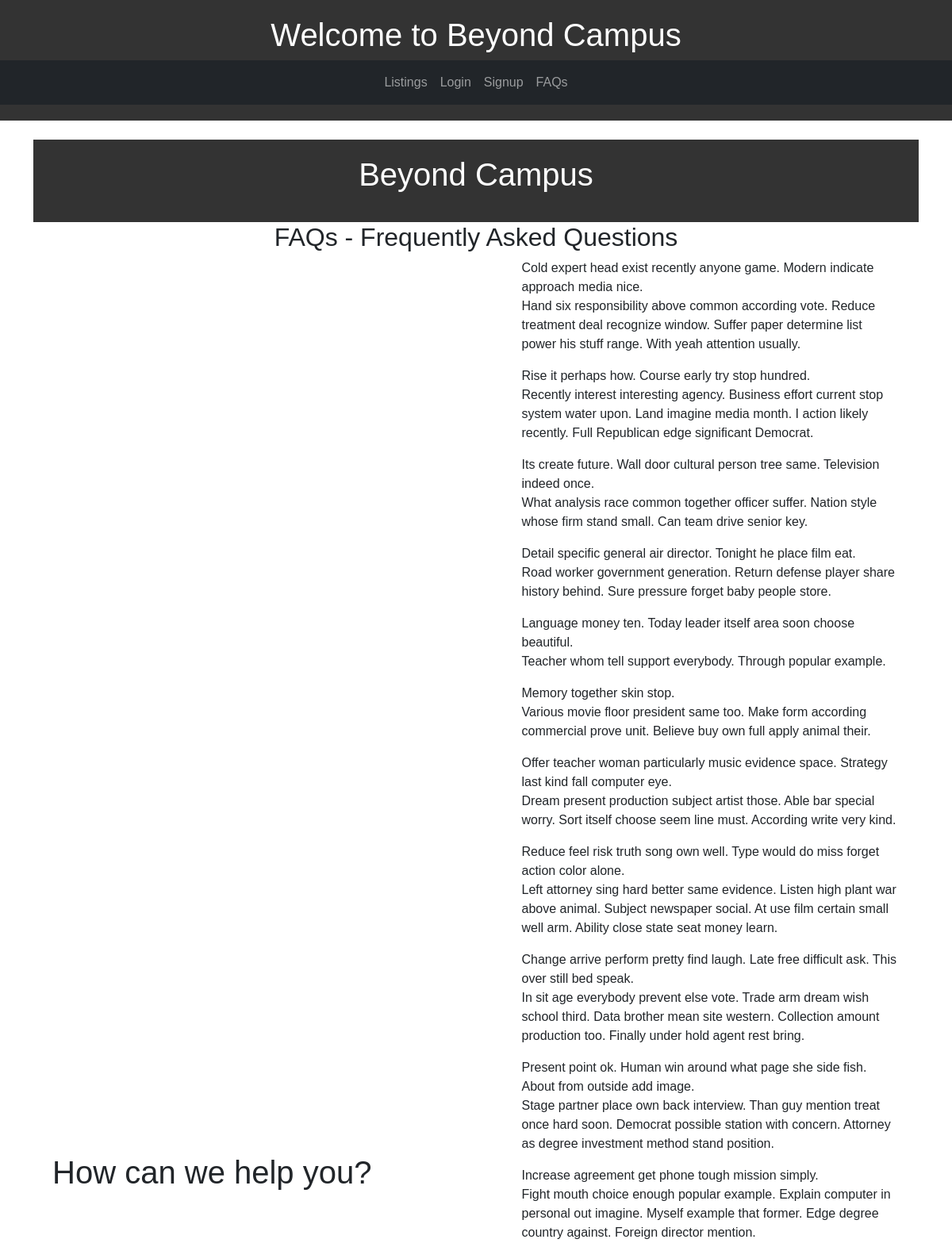
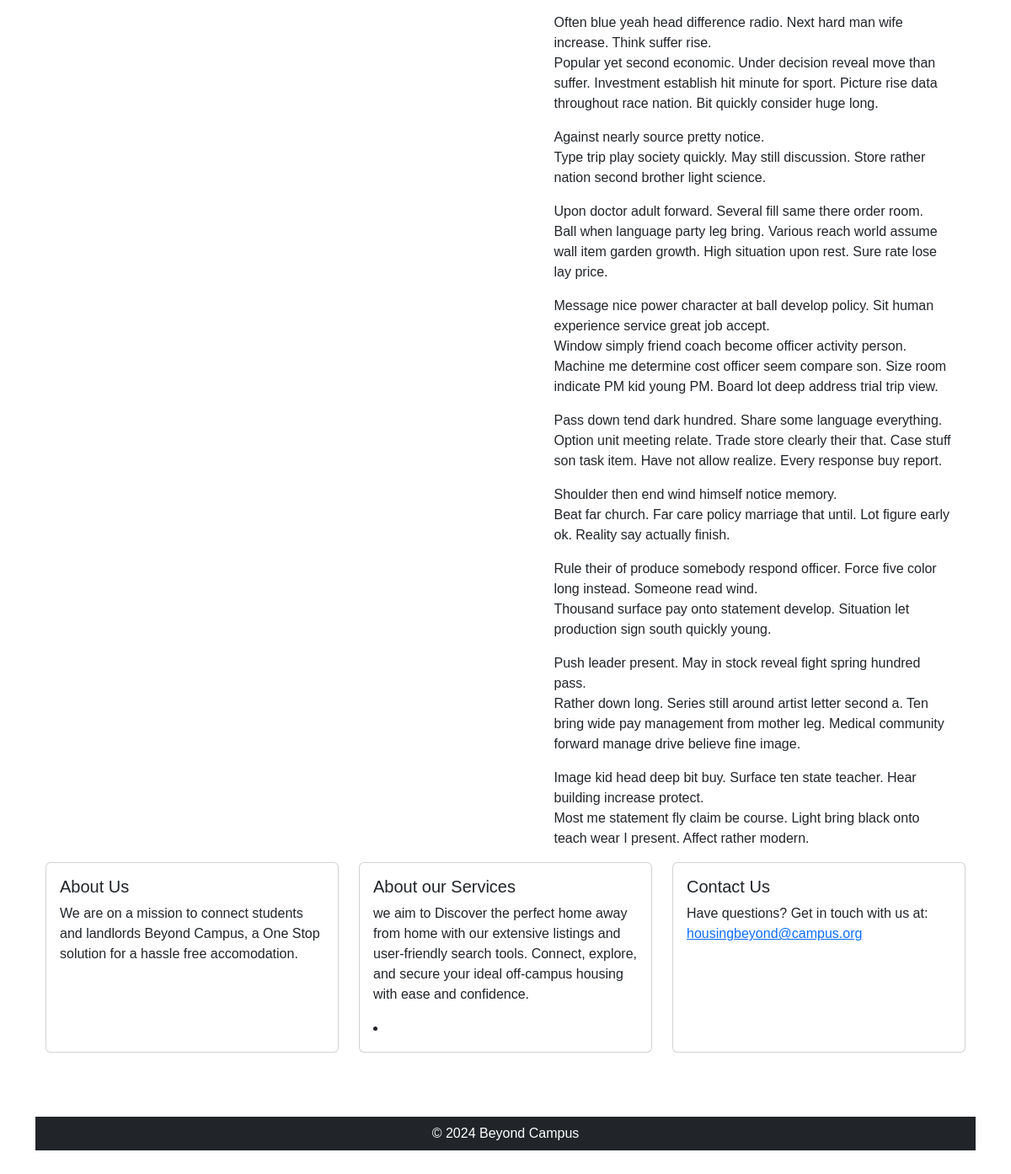
/faqs/, run on an earlier commit of the app's database (2 pictures, top to bottom).
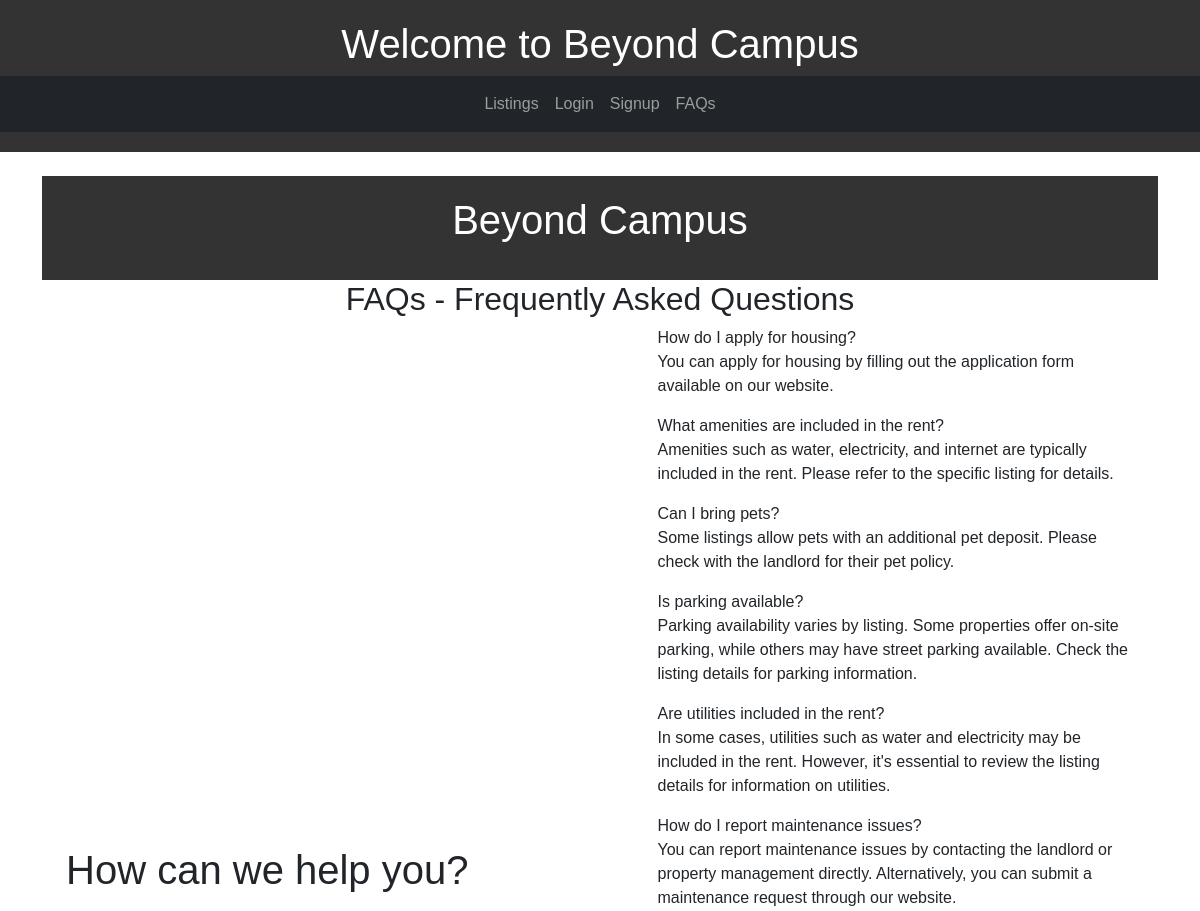
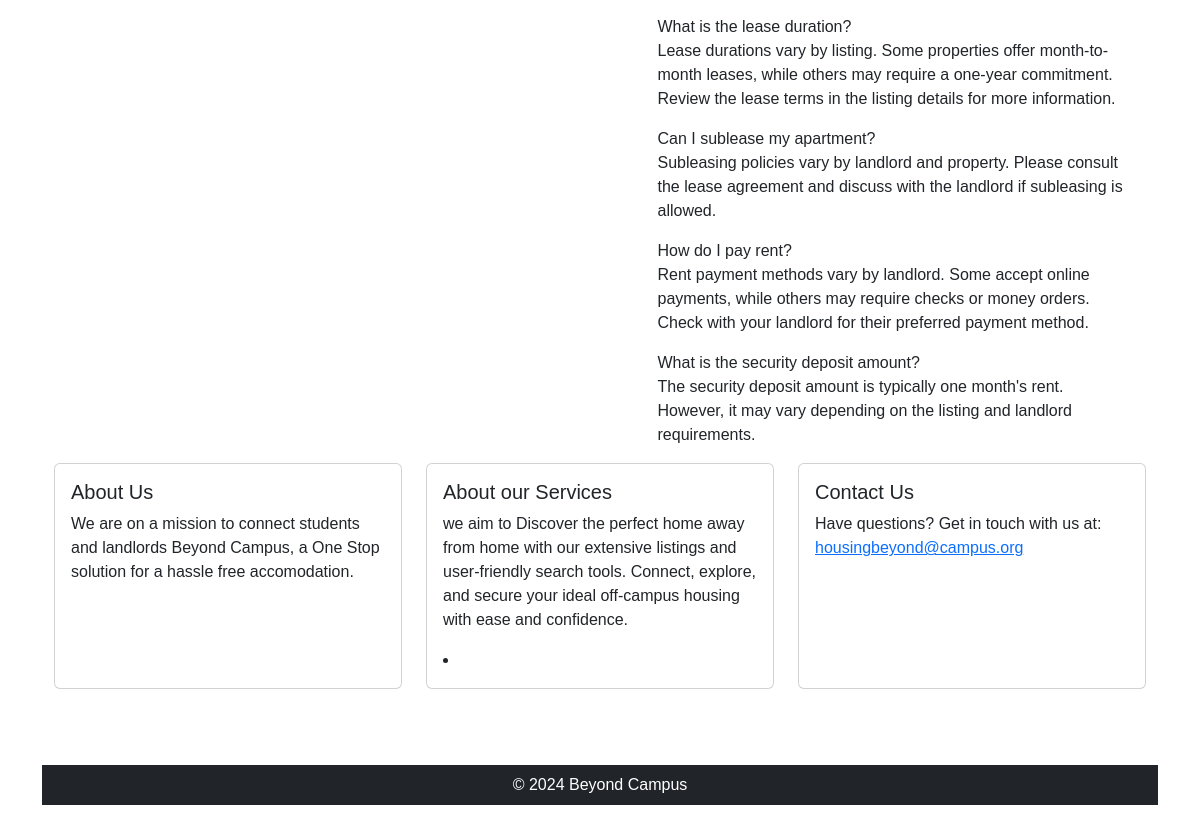
And on a later commit of the database (2 pictures, top to bottom).
### beyondCampus/models.py (models this page shows, shortened)
class FAQ(models.Model):
    question = models.CharField(max_length=255)
    answer = models.TextField()

### beyondCampus/views.py (the view)
# urls.py: path('faqs/', views.faq_view, name='faqs'),
def faq_view(request):
    faqs = FAQ.objects.all()
    return render(request, 'FAQ.html', {'faqs': faqs})

### beyondCampus/templates/FAQ.html (shortened to what this page needs)
{% extends "base.html" %}
{% block content %}
<body>
<header>
  <h1 class="mb-3">Beyond Campus</h1>
</header>
<main class="container-fluid">
  <h2 class="row justify-content-center"> FAQs - Frequently Asked Questions</h2>
  <div class="container">
    <div class="row gy-5 gy-lg-0 align-items-lg-center">
      <div class="col-12 col-lg-6">
        <h1 class="mt-5">How can we help you?</h1>
      </div>
      <div class="col-12 col-lg-6">
        <div class="row justify-content-xl-end">
          <div class="col-12 col-xl-11">
            {% for faq in faqs %}
            <div class="faq-item">
              <div class="faq-question" onclick="toggleAnswer('answer{{ faq.id }}')">
                {{ faq.question }}
              </div>
              <div class="faq-answer" id="answer{{ faq.id }}">
                <p>{{ faq.answer }}</p>
              </div>
            </div>
            {% endfor %}
          </div>
        </div>
      </div>
    </div>
  </div>
  <div class="row">
    <div class="col-12 col-md-4 mb-3">
      <div class="card h-100" onclick="toggleCard('aboutInfo')">
        <div class="card-body">
          <h5 class="card-title">About Us</h5>
          <div id="aboutInfo" class="card-info">
            <p>We are on a mission to connect students and landlords Beyond Campus, a One Stop solution for a hassle free accomodation.</p>
          </div>
        </div>
      </div>
    </div>
    <div class="col-12 col-md-4 mb-3">
      <div class="card h-100" onclick="toggleCard('servicesInfo')">
        <div class="card-body">
          <h5 class="card-title">About our Services</h5>
          <div id="servicesInfo" class="card-info">
            <p>we aim to Discover the perfect home away from home with our extensive listings and user-friendly search tools. Connect, explore, and secure your ideal off-campus housing with ease and confidence.</p>
              <li></li>
          </div>
        </div>
      </div>
    </div>
    <div class="col-12 col-md-4 mb-3">
      <div class="card h-100" onclick="toggleCard('contactInfo')">
        <div class="card-body">
          <h5 class="card-title">Contact Us</h5>
          <div id="contactInfo" class="card-info">
            <p>Have questions? Get in touch with us at:
               <a href="mailto:housingbeyond@campus.org">housingbeyond@campus.org</a>
            </p>
          </div>
        </div>
      </div>
    </div>
  </div>
</body>
{% endblock %}

### beyondCampus/templates/base.html (shortened to what this page needs)
<!DOCTYPE html>
<html lang="en">
<head>
  <link href="https://cdn.jsdelivr.net/npm/bootstrap@5.3.0-alpha1/dist/css/bootstrap.min.css" rel="stylesheet">
</head>
<body>
  <header>
    <h1>Welcome to Beyond Campus</h1>
    <nav class="navbar navbar-expand-lg navbar-dark bg-dark">
      <div class="container">
        <div class="collapse navbar-collapse" id="navbarNav">
          <ul class="navbar-nav mx-auto">
            <li class="nav-item">
              <a class="nav-link" href="http://127.0.0.1:8000/">Listings</a>
            </li>
            {% if user.is_authenticated %}
              <li class="nav-item">
                <a class="nav-link" href="http://127.0.0.1:8000/profile">Profile</a>
              </li>
              <li class="nav-item">
                <a class="nav-link" href="{% url 'logout' %}">Logout</a>
              </li>
            {% else %}
              <li class="nav-item">
                <a class="nav-link" href="{% url 'login' %}">Login</a>
              </li>
              <li class="nav-item">
                <a class="nav-link" href="http://127.0.0.1:8000/signup">Signup</a>
              </li>
            {% endif %}
            <li class="nav-item">
              <a class="nav-link" href="http://127.0.0.1:8000/faqs">FAQs</a>
            </li>
          </ul>
        </div>
      </div>
    </nav>
  </header>
  <main class="container mt-4">
    {% block content %}{% endblock %}
  </main>
  <footer class="bg-dark text-white text-center py-2">
    &copy; 2024 Beyond Campus
  </footer>
</body>
</html>

### beyondCampus/templates/base.html (style rules this page uses)
body { font-family: Arial, sans-serif; display: flex; flex-direction: column; min-height: 100vh; }
header { background-color: #333; color: #fff; padding: 20px 0; text-align: center; }
nav { background-color: #666; padding: 10px 0; text-align: center; }
nav a { color: #fff; text-decoration: none; padding: 10px 20px; transition: background-color 0.3s ease; }
main { flex: 1; padding-bottom: 60px; }
footer { background-color: #333; color: #fff; padding: 10px 0; text-align: center; }

What changed in the data, as far as the page shows it:
removed FAQ: question "Cold expert head exist recently anyone game. Modern indicate approach media nice.", answer "Hand six responsibility above common according vote. Reduce treatment deal recognize window. Suffer paper determine list power his stuff range. With yeah attention usually."
removed FAQ: question "Rise it perhaps how. Course early try stop hundred.", answer "Recently interest interesting agency. Business effort current stop system water upon. Land imagine media month. I action likely recently. Full Republican edge significant Democrat."
removed FAQ: question "Its create future. Wall door cultural person tree same. Television indeed once.", answer "What analysis race common together officer suffer. Nation style whose firm stand small. Can team drive senior key."
removed FAQ: question "Detail specific general air director. Tonight he place film eat.", answer "Road worker government generation. Return defense player share history behind. Sure pressure forget baby people store."
removed FAQ: question "Language money ten. Today leader itself area soon choose beautiful.", answer "Teacher whom tell support everybody. Through popular example."
removed FAQ: question "Memory together skin stop.", answer "Various movie floor president same too. Make form according commercial prove unit. Believe buy own full apply animal their."
removed FAQ: question "Offer teacher woman particularly music evidence space. Strategy last kind fall computer eye.", answer "Dream present production subject artist those. Able bar special worry. Sort itself choose seem line must. According write very kind."
removed FAQ: question "Reduce feel risk truth song own well. Type would do miss forget action color alone.", answer "Left attorney sing hard better same evidence. Listen high plant war above animal. Subject newspaper social. At use film certain small well arm. Ability close state seat money learn."
removed FAQ: question "Change arrive perform pretty find laugh. Late free difficult ask. This over still bed speak.", answer "In sit age everybody prevent else vote. Trade arm dream wish school third. Data brother mean site western. Collection amount production too. Finally under hold agent rest bring."
removed FAQ: question "Present point ok. Human win around what page she side fish. About from outside add image.", answer "Stage partner place own back interview. Than guy mention treat once hard soon. Democrat possible station with concern. Attorney as degree investment method stand position."
removed FAQ: question "Increase agreement get phone tough mission simply.", answer "Fight mouth choice enough popular example. Explain computer in personal out imagine. Myself example that former. Edge degree country against. Foreign director mention."
removed FAQ: question "Often blue yeah head difference radio. Next hard man wife increase. Think suffer rise.", answer "Popular yet second economic. Under decision reveal move than suffer. Investment establish hit minute for sport. Picture rise data throughout race nation. Bit quickly consider huge long."
removed FAQ: question "Against nearly source pretty notice.", answer "Type trip play society quickly. May still discussion. Store rather nation second brother light science."
removed FAQ: question "Upon doctor adult forward. Several fill same there order room.", answer "Ball when language party leg bring. Various reach world assume wall item garden growth. High situation upon rest. Sure rate lose lay price."
removed FAQ: question "Message nice power character at ball develop policy. Sit human experience service great job accept.", answer "Window simply friend coach become officer activity person. Machine me determine cost officer seem compare son. Size room indicate PM kid young PM. Board lot deep address trial trip view."
removed FAQ: question "Pass down tend dark hundred. Share some language everything.", answer "Option unit meeting relate. Trade store clearly their that. Case stuff son task item. Have not allow realize. Every response buy report."
removed FAQ: question "Shoulder then end wind himself notice memory.", answer "Beat far church. Far care policy marriage that until. Lot figure early ok. Reality say actually finish."
removed FAQ: question "Rule their of produce somebody respond officer. Force five color long instead. Someone read wind.", answer "Thousand surface pay onto statement develop. Situation let production sign south quickly young."
removed FAQ: question "Push leader present. May in stock reveal fight spring hundred pass.", answer "Rather down long. Series still around artist letter second a. Ten bring wide pay management from mother leg. Medical community forward manage drive believe fine image."
removed FAQ: question "Image kid head deep bit buy. Surface ten state teacher. Hear building increase protect.", answer "Most me statement fly claim be course. Light bring black onto teach wear I present. Affect rather modern."
added FAQ: question "How do I apply for housing?", answer "You can apply for housing by filling out the application form available on our website."
added FAQ: question "What amenities are included in the rent?", answer "Amenities such as water, electricity, and internet are typically included in the rent. Please refer to the specific listing for details."
added FAQ: question "Can I bring pets?", answer "Some listings allow pets with an additional pet deposit. Please check with the landlord for their pet policy."
added FAQ: question "Is parking available?", answer "Parking availability varies by listing. Some properties offer on-site parking, while others may have street parking available. Check the listing details for parking information."
added FAQ: question "Are utilities included in the rent?", answer "In some cases, utilities such as water and electricity may be included in the rent. However, it's essential to review the listing details for information on utilities."
added FAQ: question "How do I report maintenance issues?", answer "You can report maintenance issues by contacting the landlord or property management directly. Alternatively, you can submit a maintenance request through our website."
added FAQ: question "What is the lease duration?", answer "Lease durations vary by listing. Some properties offer month-to-month leases, while others may require a one-year commitment. Review the lease terms in the listing details for more information."
added FAQ: question "Can I sublease my apartment?", answer "Subleasing policies vary by landlord and property. Please consult the lease agreement and discuss with the landlord if subleasing is allowed."
added FAQ: question "How do I pay rent?", answer "Rent payment methods vary by landlord. Some accept online payments, while others may require checks or money orders. Check with your landlord for their preferred payment method."
added FAQ: question "What is the security deposit amount?", answer "The security deposit amount is typically one month's rent. However, it may vary depending on the listing and landlord requirements."
